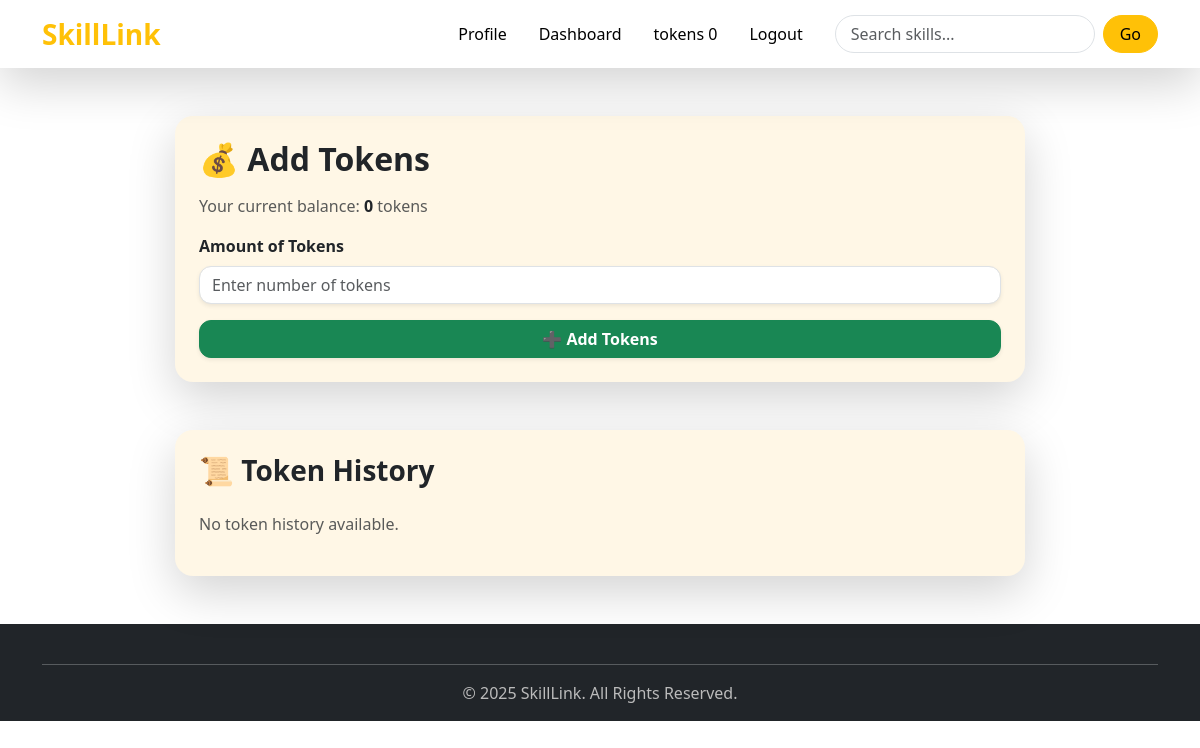
The app's page /accounts/tokens/ (signed in), older data.
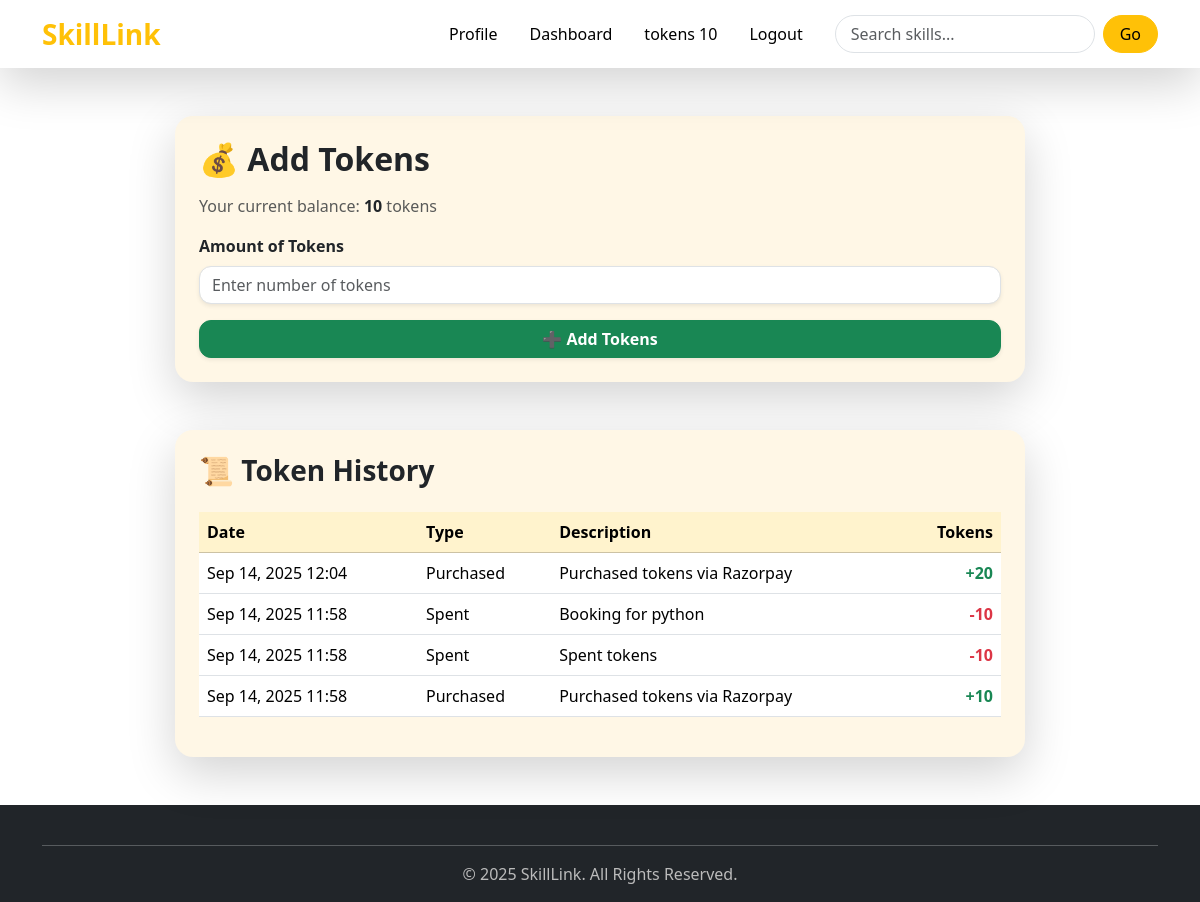
The same page, newer data.
### accounts/models.py (models this page shows, shortened)
class Profile(models.Model):
    user = models.OneToOneField(User, on_delete=models.CASCADE)
    bio = models.CharField(max_length=100 ,blank=True, null=True)
    profile_pic = CloudinaryField('image', default='default.png')
    location = models.CharField(max_length=100, blank=True, null=True)
    languages_spoken = models.CharField(max_length=200, blank=True, null=True)
    experience_level = models.CharField(
        max_length=20,
        choices=[
            ("beginner", "Beginner"),
            ("intermediate", "Intermediate"),
            ("expert", "Expert"),
        ],
        default="beginner"
    )
    tokens_balance = models.PositiveIntegerField(default=0)
    rating = models.FloatField(default=0.0)
    joined_on = models.DateTimeField(auto_now_add=True)
    verified = models.BooleanField(default=False)
    @property
    def token_balance(self):
        totals = Transaction.objects.filter(user=self).values("transaction_type").annotate(total=models.Sum("amount"))
        earned = next((t["total"] for t in totals if t["transaction_type"] == "earned"), 0)
        spent = next((t["total"] for t in totals if t["transaction_type"] == "spent"), 0)
        purchased = next((t["total"] for t in totals if t["transaction_type"] == "purchased"), 0)
        return (purchased + earned) - spent

class Transaction(models.Model):
    TRANSACTION_TYPES = [
        ('earned', 'Earned'),
        ('spent', 'Spent'),
        ('purchased', 'Purchased'),
    ]
    user = models.ForeignKey(Profile, on_delete=models.CASCADE)
    amount = models.PositiveIntegerField()
    transaction_type = models.CharField(max_length=10, choices=TRANSACTION_TYPES)
    timestamp = models.DateTimeField(auto_now_add=True)
    description = models.CharField(max_length=255, blank=True)

### accounts/views.py (the view)
# urls.py: path("tokens/", token_balance, name="token_balance"),
@login_required
def token_balance(request):
    profile = request.user.profile
    token_history = Transaction.objects.filter(user=profile).order_by("-timestamp")[:10]  # latest 10
    return render(request, "token_balance.html", {
        "profile": profile,
        "token_history": token_history,
    })

### accounts/templates/token_balance.html (shortened to what this page needs)
{% extends 'base.html' %}
{% block content %}
<div class="container my-5 d-flex justify-content-center">
  <div class="w-100" style="max-width: 850px;">
    <div class="card shadow-lg mb-5 border-0" style="border-radius: 18px; background: #fff7e6;">
      <div class="card-body p-4">
        <h2 class="fw-bold text-dark mb-3">💰 Add Tokens</h2>
        <p class="text-muted">
          Your current balance:
          <span class="fw-bold text-dark">{{ profile.token_balance }}</span> tokens
        </p>
        <form method="POST" action="{% url 'initiate_payment' %}">
          <div class="mb-3">
            <label for="tokens" class="form-label fw-semibold text-dark">Amount of Tokens</label>
            <input
              type="number"
              name="tokens"
              id="tokens"
              min="1"
              class="form-control shadow-sm"
              placeholder="Enter number of tokens"
              required
              style="border-radius: 12px;">
          </div>
          <div class="d-grid">
            <button type="submit" class="btn btn-success fw-bold shadow-sm" style="border-radius: 12px;">
              ➕ Add Tokens
            </button>
          </div>
        </form>
      </div>
    </div>
    <div class="card shadow-lg border-0" style="border-radius: 18px; background: #fff7e6;">
      <div class="card-body p-4">
        <h3 class="fw-bold text-dark mb-4">📜 Token History</h3>
        {% if token_history %}
          <div class="table-responsive">
            <table class="table align-middle">
              <thead class="table-warning">
                <tr>
                  <th>Date</th>
                  <th>Type</th>
                  <th>Description</th>
                  <th class="text-end">Tokens</th>
                </tr>
              </thead>
              <tbody>
                {% for tx in token_history %}
                  <tr>
                    <td>{{ tx.timestamp|date:"M d, Y H:i" }}</td>
                    <td class="text-capitalize">{{ tx.transaction_type }}</td>
                    <td>{{ tx.description }}</td>
                    <td class="text-end fw-bold {% if tx.transaction_type in 'earned,purchased' %}text-success{% else %}text-danger{% endif %}">
                      {% if tx.transaction_type in 'earned,purchased' %}+{% else %}-{% endif %}{{ tx.amount }}
                    </td>
                  </tr>
                {% endfor %}
              </tbody>
            </table>
          </div>
        {% else %}
          <p class="text-muted">No token history available.</p>
        {% endif %}
      </div>
    </div>
  </div>
</div>
{% endblock %}

### templates/base.html (shortened to what this page needs)
<!DOCTYPE html>
<html lang="en">
<head>
  <link href="https://cdn.jsdelivr.net/npm/bootstrap@5.3.3/dist/css/bootstrap.min.css" rel="stylesheet">
</head>
<body>
  <nav class="navbar navbar-expand-lg navbar-dark bg-gradient shadow-lg sticky-top">
    <div class="container">
      <a class="navbar-brand fw-bold fs-3 text-warning" href="{% url 'index' %}">SkillLink</a>
      <div class="collapse navbar-collapse" id="navbarNav">
        <ul class="navbar-nav ms-auto align-items-center">
          <li class="nav-item mx-2">
          {% if user.is_authenticated %}
          <li class="nav-item mx-2">
            <a class="nav-link position-relative" href="{% url 'profile' %}">
              Profile
            </a>
          </li>
          <li class="nav-item mx-2">
            <a class="nav-link position-relative" href="{% url 'dashboard' %}">
              Dashboard
            </a>
          </li>
          <li class="nav-item mx-2">
            <a class="nav-link position-relative" href="{% url 'token_balance' %}">
              tokens {{ user.profile.token_balance }}
            </a>
          </li>
            <li class="nav-item mx-2">
              <a class="nav-link" href="{% url 'logout' %}">Logout</a>
            </li>
          {% endif %}
        </ul>
        <form class="d-flex ms-lg-3 mt-3 mt-lg-0" method="GET" action="{% url 'skill_list' %}">
          <input class="form-control me-2 rounded-pill search-input" type="search" placeholder="Search skills..."
                 aria-label="Search" name="q">
          <button class="btn btn-warning rounded-pill px-3" type="submit">Go</button>
        </form>
      </div>
    </div>
  </nav>
  <main>
    {% block content %}{% endblock %}
  </main>
  <footer class="bg-dark text-white pt-4 pb-3 mt-5">
    <div class="container text-center">
      <hr class="border-light">
      <a class="footer-link mx-3">
      &copy; 2025 SkillLink. All Rights Reserved.
      </a>
    </div>
  </footer>
</body>
</html>

### templates/base.html (style rules this page uses)
.navbar.bg-gradient { background: linear-gradient(90deg, #071129 0%, #1c1f3a 100%); transition: all 0.3s ease; }
.nav-link { position: relative; font-weight: 500; color: #000000ff !important; transition: color 0.3s ease; }
.search-input { border-radius: 50px; padding-left: 15px; transition: all 0.3s ease; }
.footer-link { color: #bbb; text-decoration: none; transition: color 0.3s; }

Row changes from the older to the newer data that the page shows:
changed Profile: token_balance "0" → "10"
added Transaction: timestamp "Sep 14, 2025 12:04", transaction_type "Purchased", description "Purchased tokens via Razorpay", amount "20"
added Transaction: timestamp "Sep 14, 2025 11:58", transaction_type "Spent", description "Booking for python", amount "10"
added Transaction: timestamp "Sep 14, 2025 11:58", transaction_type "Spent", description "Spent tokens", amount "10"
added Transaction: timestamp "Sep 14, 2025 11:58", transaction_type "Purchased", description "Purchased tokens via Razorpay", amount "10"
Text that changed along with them:
{{ user.profile.token_balance }}: "0" → "10"
text no longer shown: "No token history available."
text now shown: "Date Type Description Tokens"
